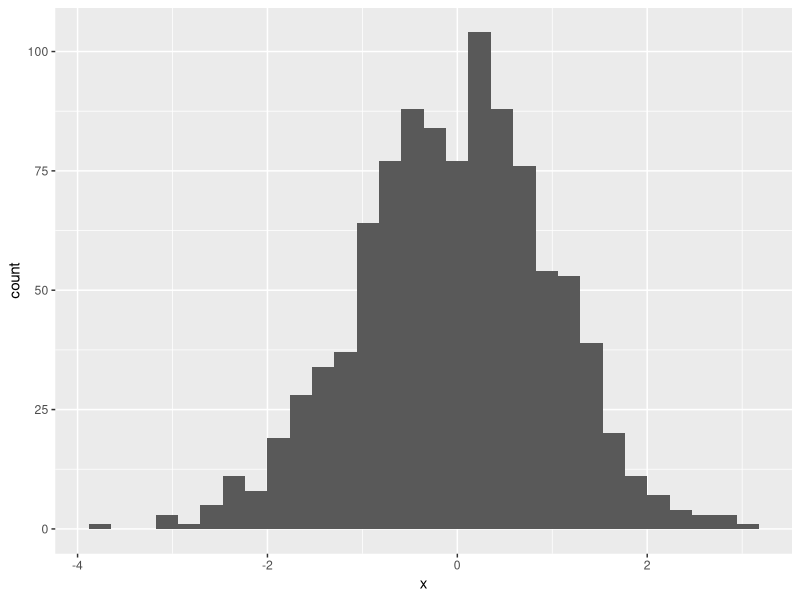
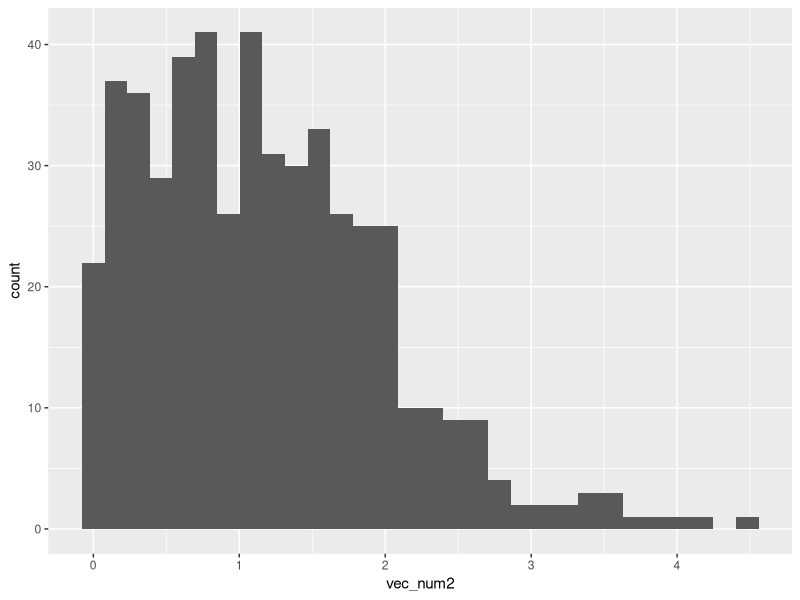
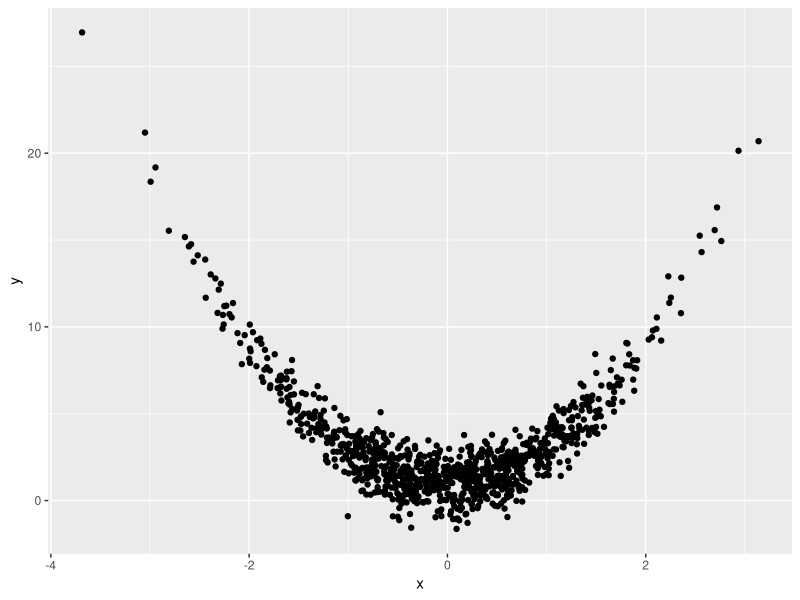

The R source for these figures, in order:
## ---- chunk 1
library(tidyverse)
## ---- chunk 2
#This is a comment, but usually there is no need for this setup.
samp = rnorm(100)
length(samp)
## ---- chunk 3
plot_df = 
  tibble(
    x = rnorm(n = 1000),
    y = 1 + 2*x^2 + rnorm(n = 1000)
  )
plot_df

ggplot(plot_df, aes(x = x)) + geom_histogram()

gpp = ggplot(plot_df,aes(x = x, y = y)) + geom_point()

ggsave("scatter_plot.pdf", heigh = 4, width = 6)
## ---- chunk 4
example_df = #need to fill the entire dataframe -- 5:18 wouldn't work bc 10 empty rows
    tibble( #tibble is a function
      vec_numeric = rnorm(n = 500, mean = 1),
      vec_logical = vec_numeric > 0,
      vec_num2 = abs(vec_numeric),
    )
ggplot(example_df, aes(x = vec_num2)) + geom_histogram()
round(median(pull(example_df, vec_num2)), 2)
